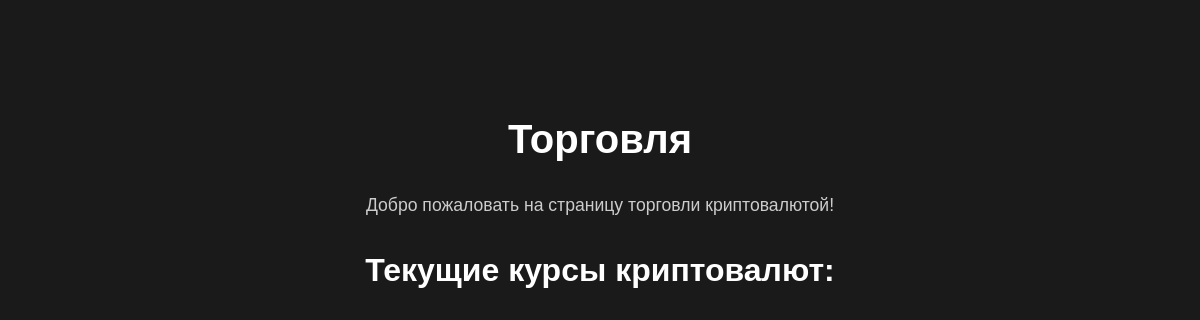
The page /trade on the database as committed earlier.
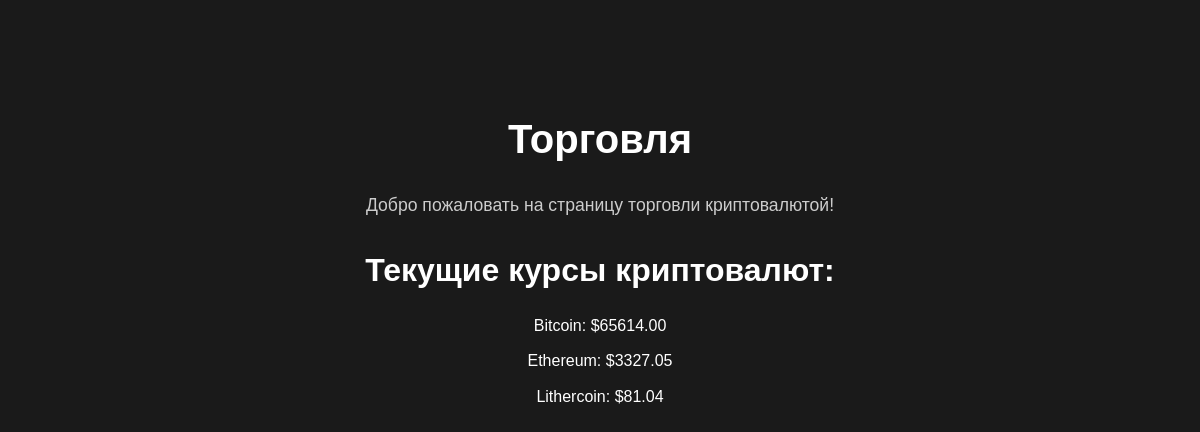
The same page on the database as committed later.
### crypto/models.py (models this page shows, shortened)
class Crypto(models.Model):
  name = models.CharField(max_length=10)
  price = models.FloatField()
  time_lastupdate = models.DateTimeField(auto_now=True)
  slug = models.SlugField(unique=True)

### crypto/views.py (the view)
# urls.py: path('trade', views.trade, name='trade'),
def trade(request):
    cryptocurrencies = get_crypto_prices()
    return render(request, 'trade.html', {'cryptocurrencies': cryptocurrencies})

### crypto/views.py (called while the page is built)
def get_crypto_prices():
    cryptocurrencies = Crypto.objects.all()
    crypto_data = [{'name': crypto.name, 'price': crypto.price} for crypto in cryptocurrencies]
    return crypto_data

### crypto/templates/trade.html
{% extends 'base.html' %}
{% block content %}
    <div class="container">
        <h1>Торговля</h1>
        <p>Добро пожаловать на страницу торговли криптовалютой!</p>
        <h2>Текущие курсы криптовалют:</h2>
        <ul>
            {% for currency in cryptocurrencies %}
                 <li>{{ currency.name }}: ${{ currency.price|floatformat:"2" }}</li>
            {% endfor %}
        </ul>
    </div>
{% endblock %}

### crypto/templates/base.html (shortened to what this page needs)
<!DOCTYPE html>
<html lang="en">
<head>
    {% load static %}
    <link type="text/css" href="{% static 'darkmode.css' %}" rel="stylesheet" />
</head>
<body>
    <div class="container">
        {% block content %}
        {% endblock %}
    </div>
</body>
</html>

### static/darkmode.css (style rules this page uses)
body { background-color: #1a1a1a; color: #ffffff; font-family: Arial, sans-serif; line-height: 1.6; }
.container { max-width: 800px; margin: 0 auto; padding: 20px; text-align: center; }
h1 { font-size: 2.5rem; margin-bottom: 20px; }
h2 { font-size: 2rem; margin-bottom: 15px; }
p { font-size: 1.1rem; color: #cccccc; }
ul { list-style-type: none; padding: 0; }
li { margin-bottom: 10px; }
html { font-family: sans-serif; }
.container { margin-top: 20px; }

Rows that differ between the two databases and show on the page:
added Crypto: name "Bitcoin", price "65614.00"
added Crypto: name "Ethereum", price "3327.05"
added Crypto: name "Lithercoin", price "81.04"
